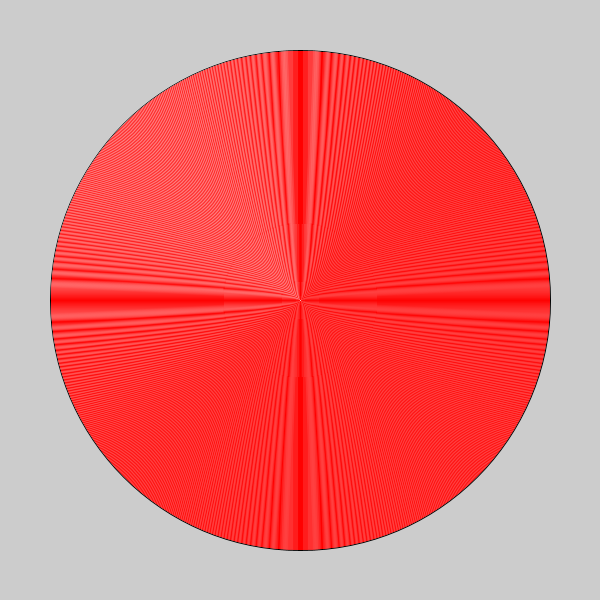
Frame 1 (no input)
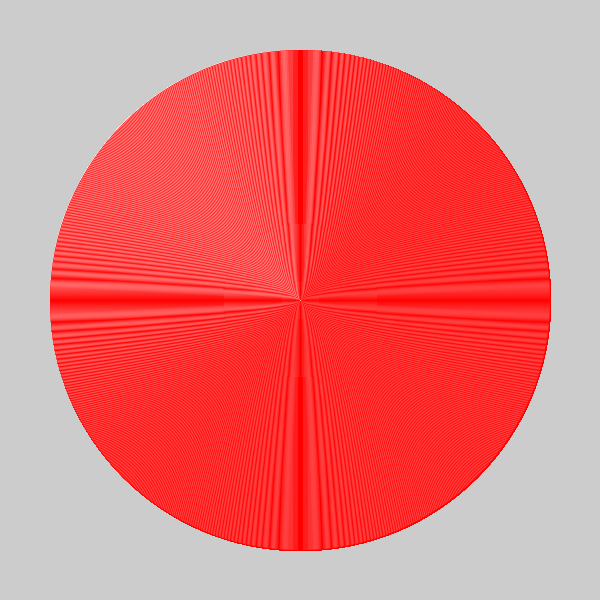
Frame 60 (the mouse pressed at the canvas centre just before this capture)
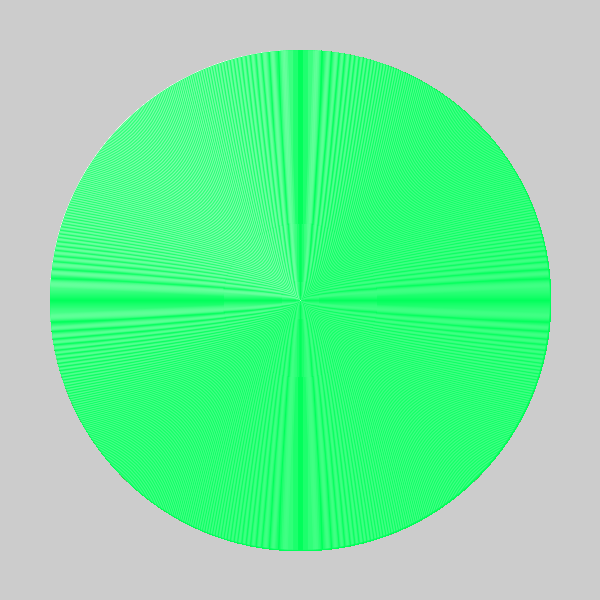
Frame 120 (the mouse held since frame 60 and released just before this capture)

The Processing sketch that drew these frames (run headless with seeded random() and noise(); from frame 60 on, the mouse is pressed at the canvas centre):

// Processing sketch: processing_185618
// ── processing_185618.pde

void setup(){
size (600, 600);
colorMode (HSB);
}
void draw(){
for (int i= 500; i>0; i=i-2) {

  ellipse(300, 300, i, i);
  stroke((1/2)+(mouseX/3),255,255);
}
}
